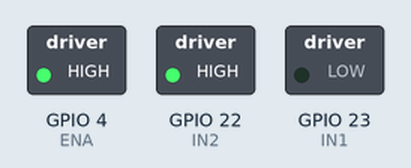
Recording of a sketch running on a simulated ESP32. Parts: switched loads named in the sketch (green lamp = pin HIGH).

Above: at 0.1 s.
Timing chart, 0 to 1.6 s (numbered marks = the images above):
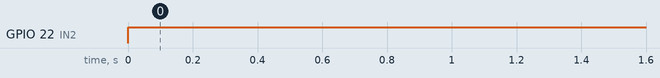

The sketch:

Driver_aansturen.ino
```cpp
const int IN1 = 23;
const int IN2 = 22;

const int ENA = 4;
// Kies een PWM-kanaal (0-15) dat beschikbaar is voor je board
const int channel = 13;

void setup() {
  pinMode (IN1, OUTPUT);
  pinMode (IN2, OUTPUT);

  ledcSetup(channel, 5000, 8);// Kanaal, frequentie (Hz), resolutie (bits)
  ledcAttachPin(ENA, channel);
}

void loop() {
  ledcWrite(channel, 255);// Stel de PWM-waarde in (0-255) om de motorsnelheid te regelen

  digitalWrite(IN1, LOW);
  digitalWrite(IN2, HIGH);

}
```

Measured:
- by itself, GPIO 22 (IN2): LOW → HIGH at 0.00 s
